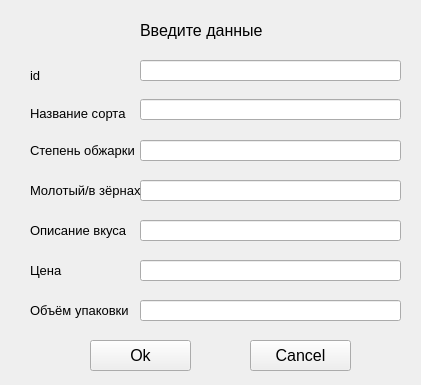
<?xml version="1.0" encoding="UTF-8"?>
<ui version="4.0">
 <class>Form</class>
 <widget class="QWidget" name="Form">
  <property name="geometry">
   <rect>
    <x>0</x>
    <y>0</y>
    <width>421</width>
    <height>385</height>
   </rect>
  </property>
  <property name="windowTitle">
   <string>Добавление</string>
  </property>
  <widget class="QLabel" name="label">
   <property name="geometry">
    <rect>
     <x>30</x>
     <y>60</y>
     <width>81</width>
     <height>31</height>
    </rect>
   </property>
   <property name="font">
    <font>
     <pointsize>10</pointsize>
    </font>
   </property>
   <property name="text">
    <string>id</string>
   </property>
  </widget>
  <widget class="QLineEdit" name="lineEdit">
   <property name="geometry">
    <rect>
     <x>140</x>
     <y>60</y>
     <width>261</width>
     <height>21</height>
    </rect>
   </property>
   <property name="font">
    <font>
     <pointsize>12</pointsize>
    </font>
   </property>
   <property name="text">
    <string/>
   </property>
  </widget>
  <widget class="QLabel" name="label_2">
   <property name="geometry">
    <rect>
     <x>30</x>
     <y>103</y>
     <width>101</width>
     <height>21</height>
    </rect>
   </property>
   <property name="font">
    <font>
     <pointsize>10</pointsize>
    </font>
   </property>
   <property name="text">
    <string>Название сорта</string>
   </property>
  </widget>
  <widget class="QLineEdit" name="lineEdit_2">
   <property name="geometry">
    <rect>
     <x>140</x>
     <y>99</y>
     <width>261</width>
     <height>21</height>
    </rect>
   </property>
   <property name="font">
    <font>
     <pointsize>12</pointsize>
    </font>
   </property>
  </widget>
  <widget class="QLineEdit" name="lineEdit_3">
   <property name="geometry">
    <rect>
     <x>140</x>
     <y>140</y>
     <width>261</width>
     <height>21</height>
    </rect>
   </property>
   <property name="font">
    <font>
     <pointsize>12</pointsize>
    </font>
   </property>
   <property name="text">
    <string/>
   </property>
  </widget>
  <widget class="QLabel" name="label_3">
   <property name="geometry">
    <rect>
     <x>30</x>
     <y>140</y>
     <width>111</width>
     <height>21</height>
    </rect>
   </property>
   <property name="font">
    <font>
     <pointsize>10</pointsize>
    </font>
   </property>
   <property name="text">
    <string>Степень обжарки</string>
   </property>
  </widget>
  <widget class="QLineEdit" name="lineEdit_4">
   <property name="geometry">
    <rect>
     <x>140</x>
     <y>180</y>
     <width>261</width>
     <height>21</height>
    </rect>
   </property>
   <property name="font">
    <font>
     <pointsize>12</pointsize>
    </font>
   </property>
   <property name="text">
    <string/>
   </property>
  </widget>
  <widget class="QLineEdit" name="lineEdit_5">
   <property name="geometry">
    <rect>
     <x>140</x>
     <y>220</y>
     <width>261</width>
     <height>21</height>
    </rect>
   </property>
   <property name="font">
    <font>
     <pointsize>12</pointsize>
    </font>
   </property>
   <property name="text">
    <string/>
   </property>
  </widget>
  <widget class="QLineEdit" name="lineEdit_6">
   <property name="geometry">
    <rect>
     <x>140</x>
     <y>260</y>
     <width>261</width>
     <height>21</height>
    </rect>
   </property>
   <property name="font">
    <font>
     <pointsize>12</pointsize>
    </font>
   </property>
   <property name="text">
    <string/>
   </property>
  </widget>
  <widget class="QLineEdit" name="lineEdit_7">
   <property name="geometry">
    <rect>
     <x>140</x>
     <y>300</y>
     <width>261</width>
     <height>21</height>
    </rect>
   </property>
   <property name="font">
    <font>
     <pointsize>12</pointsize>
    </font>
   </property>
   <property name="text">
    <string/>
   </property>
  </widget>
  <widget class="QLabel" name="label_4">
   <property name="geometry">
    <rect>
     <x>30</x>
     <y>180</y>
     <width>111</width>
     <height>21</height>
    </rect>
   </property>
   <property name="font">
    <font>
     <pointsize>10</pointsize>
    </font>
   </property>
   <property name="text">
    <string>Молотый/в зёрнах</string>
   </property>
  </widget>
  <widget class="QLabel" name="label_5">
   <property name="geometry">
    <rect>
     <x>30</x>
     <y>220</y>
     <width>101</width>
     <height>21</height>
    </rect>
   </property>
   <property name="font">
    <font>
     <pointsize>10</pointsize>
    </font>
   </property>
   <property name="text">
    <string>Описание вкуса</string>
   </property>
  </widget>
  <widget class="QLabel" name="label_6">
   <property name="geometry">
    <rect>
     <x>30</x>
     <y>260</y>
     <width>101</width>
     <height>21</height>
    </rect>
   </property>
   <property name="font">
    <font>
     <pointsize>10</pointsize>
    </font>
   </property>
   <property name="text">
    <string>Цена</string>
   </property>
  </widget>
  <widget class="QLabel" name="label_7">
   <property name="geometry">
    <rect>
     <x>30</x>
     <y>300</y>
     <width>101</width>
     <height>21</height>
    </rect>
   </property>
   <property name="font">
    <font>
     <pointsize>10</pointsize>
    </font>
   </property>
   <property name="text">
    <string>Объём упаковки</string>
   </property>
  </widget>
  <widget class="QPushButton" name="pushButton">
   <property name="geometry">
    <rect>
     <x>90</x>
     <y>340</y>
     <width>101</width>
     <height>31</height>
    </rect>
   </property>
   <property name="font">
    <font>
     <pointsize>12</pointsize>
    </font>
   </property>
   <property name="text">
    <string>Ok</string>
   </property>
  </widget>
  <widget class="QPushButton" name="pushButton_2">
   <property name="geometry">
    <rect>
     <x>250</x>
     <y>340</y>
     <width>101</width>
     <height>31</height>
    </rect>
   </property>
   <property name="font">
    <font>
     <pointsize>12</pointsize>
    </font>
   </property>
   <property name="text">
    <string>Cancel</string>
   </property>
  </widget>
  <widget class="QLabel" name="label_10">
   <property name="geometry">
    <rect>
     <x>140</x>
     <y>20</y>
     <width>281</width>
     <height>21</height>
    </rect>
   </property>
   <property name="font">
    <font>
     <pointsize>12</pointsize>
    </font>
   </property>
   <property name="text">
    <string>Введите данные </string>
   </property>
  </widget>
 </widget>
 <resources/>
 <connections/>
</ui>
